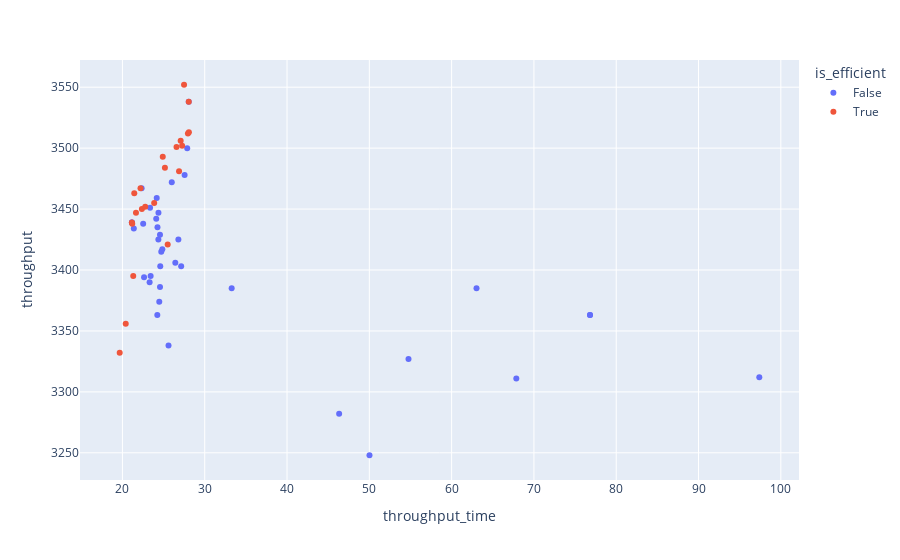

Notebook source saved alongside this figure:
### Code cell
import plotly.express as px

fig = px.scatter(df, x='throughput_time', y='throughput', hover_data=['cost', 'Generation', 'population_number', 'agg_fitness'],
              color=df['is_efficient'], color_continuous_scale=px.colors.sequential.Viridis)
fig.show()

### Figure 1 — Plotly figure (JSON) as saved in the notebook; plotly's stock layout.template omitted (floating-point values rounded to 4 significant figures; data arrays with more than 128 entries replaced by an {"elided": "..."} marker saying what was removed)
{"data": [{"customdata": {"elided": "38x4 float values"}, "hovertemplate": "is_efficient=False<br>throughput_time=%{x}<br>throughput=%{y}<br>cost=%{customdata[0]}<br>Generation=%{customdata[1]}<br>population_number=%{customdata[2]}<br>agg_fitness=%{customdata[3]}<extra></extra>", "legendgroup": "False", "marker": {"color": "#636efa", "symbol": "circle"}, "mode": "markers", "name": "False", "orientation": "v", "showlegend": true, "type": "scatter", "x": [22.33, 50.02, 21.15, 76.81, 24.72, 26.8, 97.38, 27.56, 76.81, 54.76, 46.33, 22.63, 23.43, 22.52, 24.24, 21.15, 67.86, 24.6, 23.36, 24.26, 23.3, 25.6, 21.39, 24.37, 63.02, 28.06, 24.11, 33.27, 24.48, 24.57, 27.14, 26.43, 24.38, 24.85, 24.17, 26.0, 27.87, 24.57], "xaxis": "x", "y": [3467.0, 3248, 3439, 3363, 3415, 3425, 3312.0, 3478, 3363, 3327.0, 3282.0, 3394, 3395, 3438, 3363, 3439, 3311, 3403, 3451, 3435, 3390, 3338, 3434, 3425, 3385, 3538, 3442.0, 3385, 3374, 3429, 3403, 3406, 3447.0, 3417.0, 3459, 3472.0, 3500, 3386], "yaxis": "y"}, {"customdata": [[95000, 4, 103, -164.1], [90000, 5, 10, -136.6], [90000, 5, 25, -136.5], [45000, 6, 2, 80.55], [95000, 6, 104, -159.6], [90000, 6, 122, -144.8], [90000, 6, 126, -143.6], [90000, 6, 243, -136.8], [85000, 7, 28, -113.9], [95000, 7, 31, -161.7], [90000, 7, 97, -141.0], [90000, 7, 117, -137.2], [95000, 8, 20, -160.3], [95000, 9, 10, -162.7], [95000, 9, 97, -161.6], [95000, 9, 125, -163.2], [90000, 10, 95, -137.7], [90000, 10, 129, -138.5], [100000, 10, 135, -184.4], [90000, 13, 10, -139.3], [90000, 13, 25, -139.0], [90000, 13, 117, -140.6]], "hovertemplate": "is_efficient=True<br>throughput_time=%{x}<br>throughput=%{y}<br>cost=%{customdata[0]}<br>Generation=%{customdata[1]}<br>population_number=%{customdata[2]}<br>agg_fitness=%{customdata[3]}<extra></extra>", "legendgroup": "True", "marker": {"color": "#EF553B", "symbol": "circle"}, "mode": "markers", "name": "True", "orientation": "v", "showlegend": true, "type": "scatter", "x": [27.96, 21.15, 21.65, 25.5, 21.44, 19.67, 20.4, 28.06, 23.86, 21.19, 21.32, 22.37, 22.2, 25.16, 24.9, 26.57, 22.77, 27.08, 27.49, 28.08, 27.26, 26.88], "xaxis": "x", "y": [3512.0, 3439, 3447.0, 3421, 3463, 3332.0, 3356, 3538, 3455, 3438, 3395, 3450, 3467.0, 3484, 3493, 3501, 3452.0, 3506, 3552.0, 3513, 3502.0, 3481], "yaxis": "y"}], "layout": {"autosize": true, "legend": {"title": {"text": "is_efficient"}, "tracegroupgap": 0}, "margin": {"t": 60}, "xaxis": {"anchor": "y", "autorange": true, "domain": [0, 1], "range": [14.92, 102.1], "title": {"text": "throughput_time"}, "type": "linear"}, "yaxis": {"anchor": "x", "autorange": true, "domain": [0, 1], "range": [3224.0, 3576.0], "title": {"text": "throughput"}, "type": "linear"}}}
